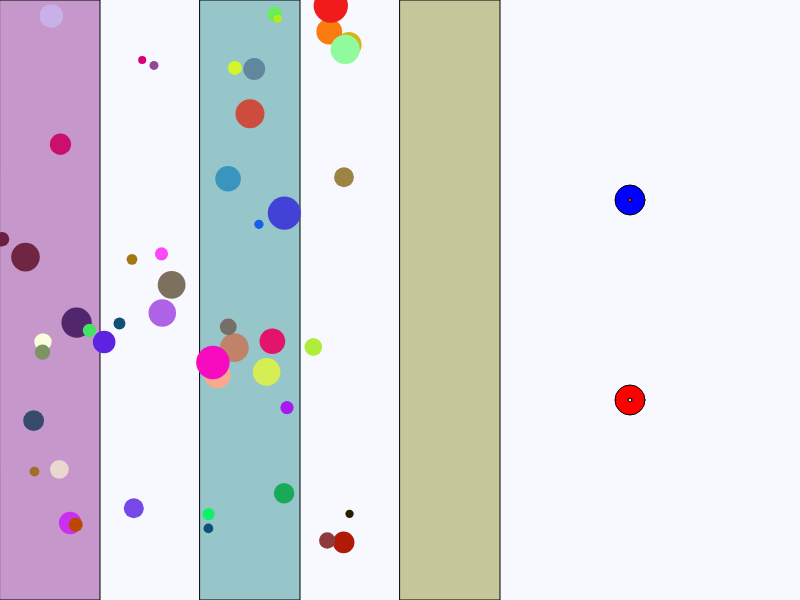
Frame 1 (no input)
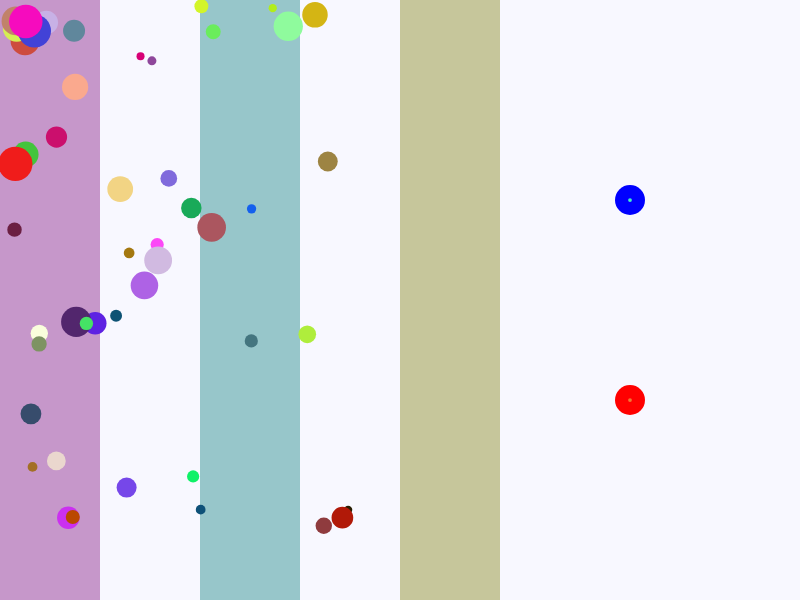
Frame 60 (no input)
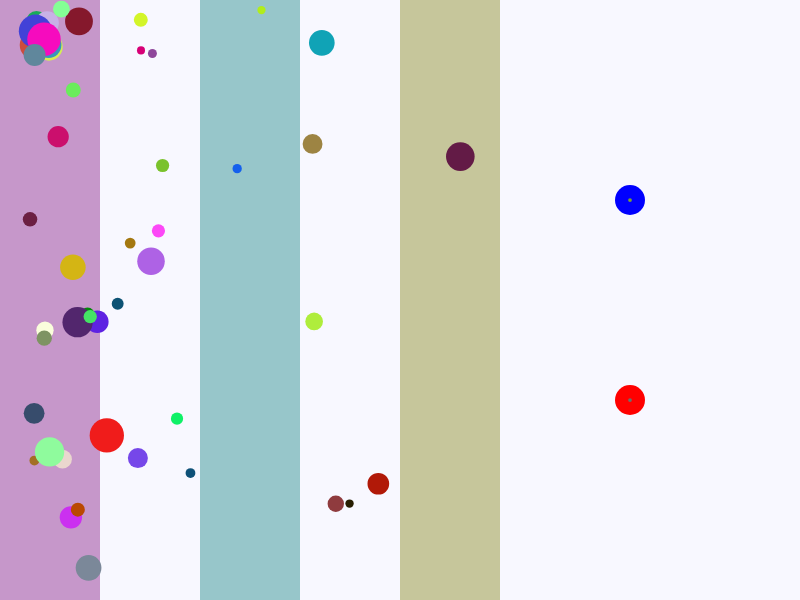
Frame 120 (the mouse pressed at the canvas centre since frame 60)

The p5.js sketch that drew these frames (run headless with seeded random() and noise() and a simulated clock; from frame 60 on, the mouse is pressed at the canvas centre):

// p5.js sketch
// ── sketch.js
class Balloon{
  constructor(position,r,isGravity){
    this.isGravity = isGravity;//万有引力
    this.r = r;
    this.c = color(random(0,255),random(0,255),random(0,255));
    //pi * r * r * 厚度 * 密度 === m;
    this.m = r * r * 0.01;
    this.acc = createVector(0,0);
    this.vel = createVector(0,0);
    this.pos = position.copy();
  }

  applyForce(force,isRevert){
    let newForce = force.copy();
    //统一处理一下受力方向问题，因为笛卡尔坐标系和p5坐标系相反，因此做一个反转
    if(isRevert || isRevert===undefined){
      newForce.mult(-1);
    }
    //统一弄一个比率
    newForce.mult(0.0005);
    //把质量加上
    let acc = newForce.mult(this.m);
    this.acc.add(acc);
  }

  display(){
    noStroke();
    if(this.isGravity) {
      fill(random(0,255),random(0,255),random(0,255));
    }else{
      fill(this.c);
    }
    circle(this.pos.x,this.pos.y,this.r);
  }

  update(){
    this.vel.add(this.acc);//速度=速度+加速度
    this.pos.add(this.vel);//位置=位置+速度
    this.acc.mult(0);//每帧中将加速度清零
  }

  getAcc(){
    return this.acc.copy();
  }

  getVel(){
    return this.vel.copy();
  }

  getPos(){
    return this.pos.copy();
  }

  setVel(vel){
    //假设Infinity分量表示不设置该方向的速度
    this.vel.set(vel.x === Infinity ? this.vel.x : vel.x,vel.y === Infinity ? this.vel.y : vel.y);
  }

  getR(){
    return this.r;
  }

  getM(){
    return this.m;
  }

  in(x,y,w,h){
    return (this.pos.x > x) && (this.pos.x < (x + w)) && (this.pos.y > y) && (this.pos.y < (y + h));
  }
}

class AttractionCircle{
  constructor(pos,c,m,isReverse){
    this.pos = pos.copy();
    this.isReverse = isReverse;
    this.m = m;
    this.size = 30;
    this.c = c;
  }

  getM(){
    return this.m;
  }

  getIsReverse(){
    return this.isReverse;
  }

  getPos(){
    return this.pos;
  }

  display(){
    fill(this.c);
    circle(this.pos.x,this.pos.y,this.size);

    fill(random(0,255),random(0,255),random(0,255))
    circle(this.pos.x,this.pos.y,this.size/8);
  }
}

let balloons = [];
let balloonsGravity = [];
let edgeSize = 50;
let balloonCount = 50;
let bolinUD = 0;
let bolinLR = 2;

let attractionCircles = [];
let attractionCircle = null;
let attractionCircleRev = null;

function setup() {
  createCanvas(800, 600);
  background('#F8F8FF');

  for(let i = 0;i < balloonCount; ++i){
    let pos = createVector(random(0,width/2 - edgeSize),random(0,height-edgeSize));
    let r = random(8,36);
    let isGravity = random(0,1) > 0.8;//是否模拟万有引力
    let balloon = new Balloon(pos,r,isGravity);
    balloons.push(balloon);
    if(isGravity) balloonsGravity.push(balloon);
  }

  let friction = createP('摩擦力区域');
  friction.position(window.innerWidth/2 - width/2 +10,window.innerHeight/2 + height/2);

  let acc = createP('加速区域');
  acc.position(window.innerWidth/2 - width/2 +10 + 200,window.innerHeight/2 + height/2);

  let flu = createP('流体阻力区域');
  flu.position(window.innerWidth/2 - width/2 + 400,window.innerHeight/2 + height/2);

  for(let i = 0;i < 2;i ++){
    let c = (i % 2 === 0 ? color(255,0,0,255) : color(0,0,255,255))
    let isRev = i % 2 === 1;
    let delta = isRev ? 100 : -100;
    let att = new AttractionCircle(createVector(width/4*3 + 30,height/2 - delta),c,10, isRev);
    attractionCircles.push(att);
  }
}

function draw() {
  background('#F8F8FF');
  //摩擦力区域
  fill(120,0,120,100);
  rect(0,0,100,600);

  //加速区域
  fill(0,120,120,100);
  rect(200,0,100,600);

  //流体阻力区域
  fill(120,120,0,100);
  rect(400,0,100,600);

  //引力球
  for(let i = 0;i < 2;i ++){
    attractionCircles[i].display();
  }

  //万有引力
  for(let m = 0;m < balloonsGravity.length;m ++){
    let cirle1 = balloonsGravity[m];
    for(let n = m + 1;n < balloonsGravity.length;n ++){
      let cirle2 = balloonsGravity[n];

      let pos1 = cirle1.getPos();
      let pos2 = cirle2.getPos();

      let m1 = cirle1.getM();
      let m2 = cirle2.getM();

      let ratio = 36;

      let force = (m1 * m2) / (p5.Vector.dist(pos1,pos2));
      let dir = p5.Vector.sub(pos1,pos2);

      let realForce = dir.normalize().mult(force).mult(ratio);
      cirle1.applyForce(realForce);
      cirle2.applyForce(realForce.mult(-1));
    }
  }

  //风力(向上或者向下 柏林噪声产生)
  bolinUD += 0.01;
  bolinLR += 0.01;
  let randUD = noise(bolinUD) - 0.5;//-0.5 到 0.5之间
  let randLR = noise(bolinLR) - 0.5;//-0.5 到 0.5之间
  let wind = createVector(30 * randLR,30 * randUD);

  //重力(向下)
  let gravity = createVector(0,-10);

  for(let i = 0;i < balloonCount;i ++){
    let balloon = balloons[i];
    let balloonSize = balloon.getR();

    //加入摩擦力，大小和质量成正比，方向和运动方向相反
    if(balloon.in(0,0,100,600)){
      let vel2 = balloon.getVel();
      let friction = vel2.copy().mult(-1).normalize().mult(balloon.getM()).mult(-1);
      balloon.applyForce(friction);
    }

    //加速区域，和摩擦力相反
    if(balloon.in(200,0,100,600)){
      let vel2 = balloon.getVel();
      let frictionRev = vel2.copy().mult(-1).normalize().mult(balloon.getM()).mult(18);
      balloon.applyForce(frictionRev);
    }

    //加入流体阻力，大小和速度的平方成正比，方向和运动方向相反
    if(balloon.in(400,0,100,600)){
      let vel2 = balloon.getVel();
      let friction = vel2.copy().normalize().mult(Math.pow(vel2.mag(),2)).mult(1).mult(5);
      balloon.applyForce(friction);
    }

    //加入引力和斥力 (g * m * M) / (r * r)
    for(let j = 0;j < 2;j ++){
      let att = attractionCircles[j];
      let revDir = att.getIsReverse() ? 1 : -1;
      let pos = att.getPos();
      let M = att.getM();
      let ratio = 36;

      let m = balloon.getM();
      let pos2 = balloon.getPos();

      let force = (M * m) / (p5.Vector.dist(pos,pos2));
      let dir = p5.Vector.sub(pos,pos2);

      balloon.applyForce(dir.normalize().mult(force).mult(revDir).mult(ratio));
    }

    balloon.applyForce(wind);

    balloon.applyForce(gravity);

    //浮力(向上 和面积成正比)
    // let floatForce = createVector(0,balloonSize * balloonSize * 0.01);
    
    //浮力(向上)
    let floatForce = createVector(0,15);

    balloon.applyForce(floatForce);

    //空气阻力(和运动方向相反，大小和速度成正比)
    let vel = balloon.getVel();
    let airForce = vel.copy().mult(-1).normalize().mult(0.1);
    balloon.applyForce(airForce);

    //碰到天花板时的弹力(向下)
    let pos = balloon.getPos();
    if(pos.y <= balloonSize/2){
      balloon.setVel(createVector(Infinity,0));
      let bounceForce = createVector(0,-240);
      balloon.applyForce(bounceForce);
    }

    //碰到地板时的弹力(向上)
    let pos2 = balloon.getPos();
    if(pos2.y >= height - balloonSize/2){
      balloon.setVel(createVector(Infinity,0));
      let bounceForce = createVector(0,240);
      balloon.applyForce(bounceForce);
    }

    //碰到天花板时的弹力(向左)
    let pos3 = balloon.getPos();
    if(pos3.x >= width - balloonSize/2){
      balloon.setVel(createVector(0,Infinity));
      let bounceForce = createVector(-240,0);
      balloon.applyForce(bounceForce,false);
    }

    //碰到地板时的弹力(向右)
    let pos4 = balloon.getPos();
    if(pos4.x <= balloonSize/2){
      balloon.setVel(createVector(0,Infinity));
      let bounceForce = createVector(240,0);
      balloon.applyForce(bounceForce,false);
    }

    balloon.update();
    balloon.display();
  }
}
